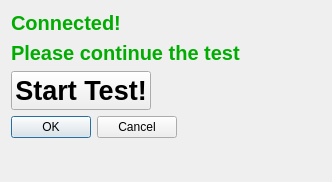
<?xml version="1.0" encoding="UTF-8"?>
<ui version="4.0">
 <class>Dialog</class>
 <widget class="QDialog" name="Dialog">
  <property name="geometry">
   <rect>
    <x>0</x>
    <y>0</y>
    <width>332</width>
    <height>182</height>
   </rect>
  </property>
  <property name="windowTitle">
   <string>Dialog</string>
  </property>
  <layout class="QFormLayout" name="formLayout">
   <item row="0" column="0">
    <widget class="QLabel" name="label">
     <property name="font">
      <font>
       <pointsize>15</pointsize>
       <weight>75</weight>
       <bold>true</bold>
      </font>
     </property>
     <property name="styleSheet">
      <string notr="true">color: rgb(0, 173, 0);</string>
     </property>
     <property name="text">
      <string>Connected! </string>
     </property>
    </widget>
   </item>
   <item row="1" column="0">
    <widget class="QLabel" name="label_2">
     <property name="font">
      <font>
       <pointsize>15</pointsize>
       <weight>75</weight>
       <bold>true</bold>
      </font>
     </property>
     <property name="styleSheet">
      <string notr="true">color: rgb(0, 173, 0);</string>
     </property>
     <property name="text">
      <string>Please continue the test</string>
     </property>
    </widget>
   </item>
   <item row="2" column="0">
    <widget class="QPushButton" name="test_btn">
     <property name="font">
      <font>
       <pointsize>20</pointsize>
       <weight>75</weight>
       <bold>true</bold>
      </font>
     </property>
     <property name="text">
      <string>Start Test!</string>
     </property>
    </widget>
   </item>
   <item row="3" column="0">
    <widget class="QDialogButtonBox" name="buttonBox">
     <property name="orientation">
      <enum>Qt::Horizontal</enum>
     </property>
     <property name="standardButtons">
      <set>QDialogButtonBox::Cancel|QDialogButtonBox::Ok</set>
     </property>
    </widget>
   </item>
  </layout>
 </widget>
 <resources/>
 <connections>
  <connection>
   <sender>buttonBox</sender>
   <signal>accepted()</signal>
   <receiver>Dialog</receiver>
   <slot>accept()</slot>
   <hints>
    <hint type="sourcelabel">
     <x>248</x>
     <y>254</y>
    </hint>
    <hint type="destinationlabel">
     <x>157</x>
     <y>274</y>
    </hint>
   </hints>
  </connection>
  <connection>
   <sender>buttonBox</sender>
   <signal>rejected()</signal>
   <receiver>Dialog</receiver>
   <slot>reject()</slot>
   <hints>
    <hint type="sourcelabel">
     <x>316</x>
     <y>260</y>
    </hint>
    <hint type="destinationlabel">
     <x>286</x>
     <y>274</y>
    </hint>
   </hints>
  </connection>
 </connections>
</ui>
